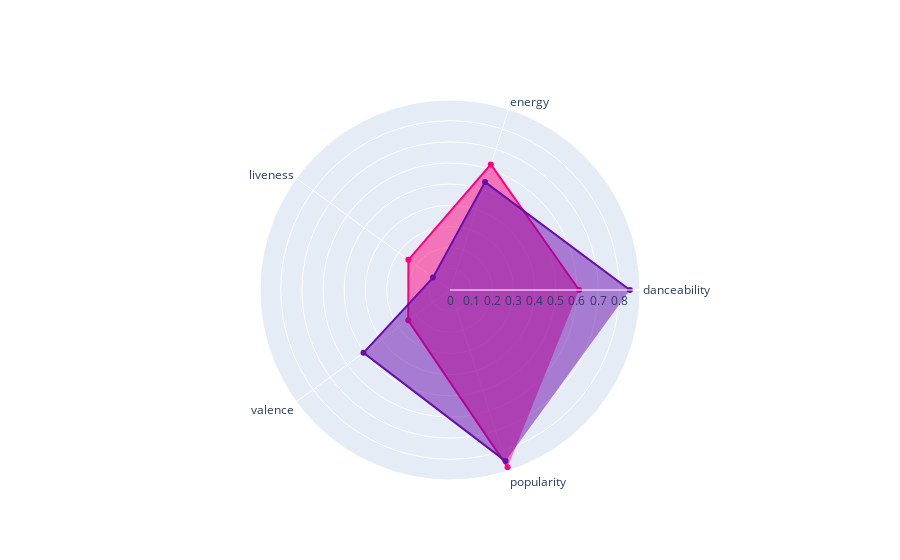

Notebook code for this chart:
### Code cell
make_radar(urn,urn2)

### Figure 1 — Plotly figure (JSON) as saved in the notebook; plotly's stock layout.template omitted (floating-point values rounded to 4 significant figures)
{"data": [{"fill": "toself", "line": {"color": "#ff007f"}, "name": "searched track", "r": [0.61, 0.624, 0.243, 0.244, 0.88], "theta": ["danceability", "energy", "liveness", "valence", "popularity"], "type": "scatterpolar"}, {"fill": "toself", "line": {"color": "#6a0dad"}, "name": "Recommanded track", "r": [0.85, 0.536, 0.0996, 0.505, 0.85], "theta": ["danceability", "energy", "liveness", "valence", "popularity"], "type": "scatterpolar"}], "layout": {"polar": {"radialaxis": {"visible": true}}, "showlegend": false}}
